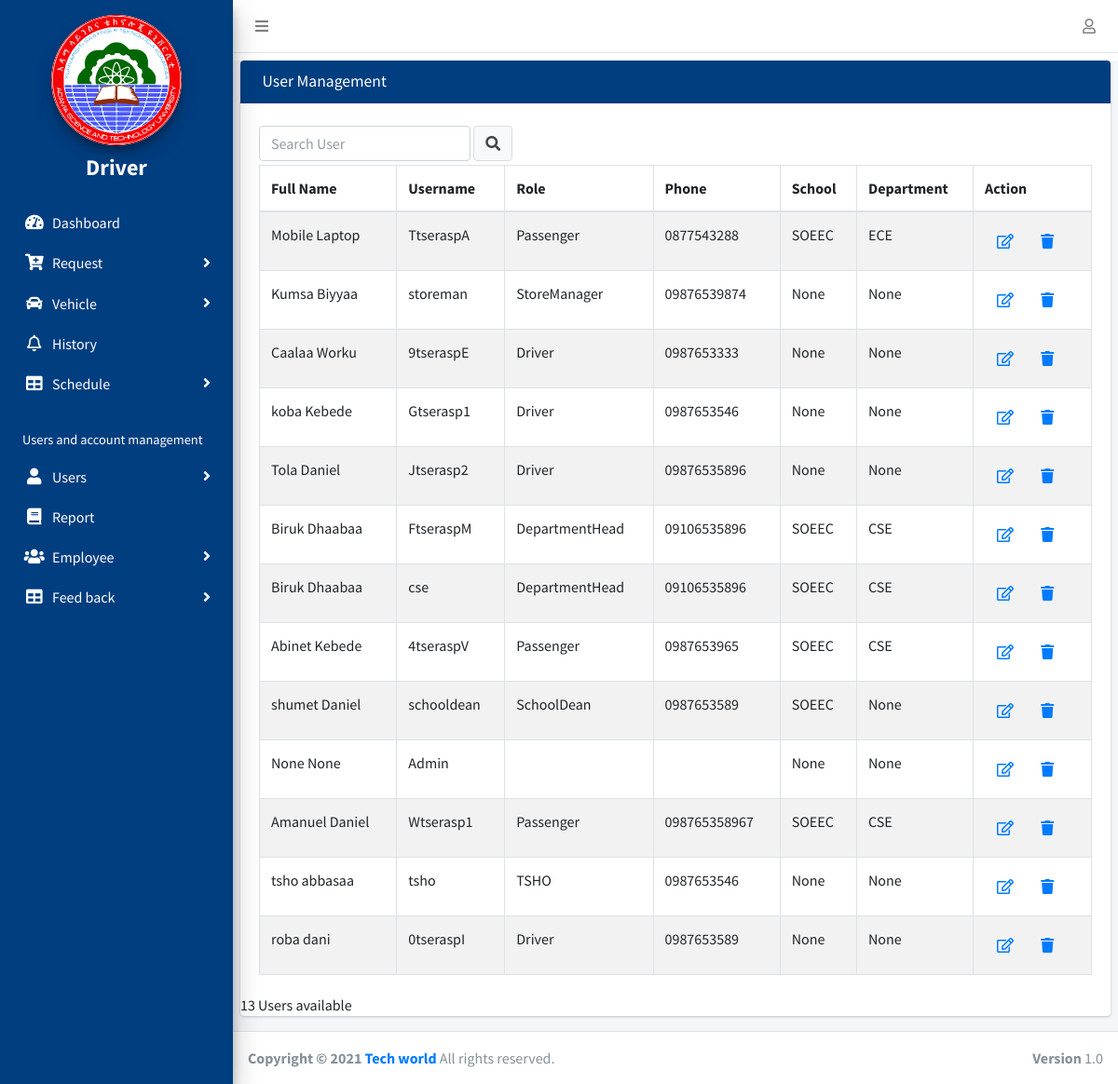
The page /account/manage (signed in) on the database its author committed.
### Trequest/models.py (models this page shows, shortened)
class MyUser(AbstractUser):
    first_name = models.CharField(max_length=100, null=True)
    last_name = models.CharField(max_length=100, null=True)
    email = models.EmailField(null=True, blank=True)
    ROLE = (
        ('Passenger', 'Passenger'),
        ('TSHO', 'TSHO'),
        ('Mechanic', 'Mechanic'),
        ('Driver', 'Driver'),
        ('StoreManager', 'Store Manager'),
        ('SchoolDean', 'School Dean'),
        ('DepartmentHead', 'Department Head'),
        ('VicePresident', 'Vice President'),
    )
    phone_regex = RegexValidator(
        regex=r'^\+?1?\d{10,15}$',
        message='Phone number must be entered in the format : 0987654321 or +251987654321 up to 15 digits allowed'
    )
    phone = models.CharField(
        validators=[phone_regex], max_length=15, blank=True)
    school = models.ForeignKey(
        School, on_delete=models.SET_NULL, blank=True, null=True)
    department = models.ForeignKey(
        Department, on_delete=models.SET_NULL, blank=True, null=True)
    role = models.CharField(max_length=200, choices=ROLE)
    date_registered = models.DateField(auto_now_add=True, null=True)

class School(models.Model):
    name = models.CharField(max_length=100, null=True, blank=True, unique=True)
    def __str__(self):
        return self.name

class Department(models.Model):
    school = models.ForeignKey(School, on_delete=models.CASCADE)
    name = models.CharField(max_length=100, null=True, blank=True, unique=True)
    def __str__(self):
        return self.name

### Trequest/views.py (the view)
# urls.py: path('account/manage', views.account_management, name='account'),
def account_management(request):
    account = MyUser.objects.all().order_by('-date_registered')
    total_account = account.count()
    query = request.GET.get('q')
    if query:
        account = MyUser.objects.filter(Q(first_name__icontains=query) |
                                    Q(last_name__icontains=query) |
                                    Q(role__icontains=query) |
                                    Q(username__icontains=query))
    context = {'account': account,
               'total_account': total_account,
               }
    return render(request, 'Trequest/account_management.html', context)

### Trequest/templates/Trequest/account_management.html (shortened to what this page needs)
{% extends 'Trequest/base.html' %}
{% load static%}
{% block content %}
  <div class="content-wrapper mt-2">
    <section class="content">
      <div class="row">
        <div class="col-12 ">
          <div class="card">
            <div class="card-header mb-1" style="background:#003e80;color:#fff">
                <h3 class="card-title"> User Management</h3>
              </div>
            <div class="card-body">
              <div class="row">
                  <div class="col-sm-12">
                    <div id="example1_filter" class="form-inline">
                      <form action="" method="get">
                        <input type="text" class="form-control" name="q" placeholder="Search User">
                      <button class="btn btn-default" type="submit"> <i class="  fas fa-search"></i></button>
                    </form>
                    </div>
                  </div>
                </div>
              <table id="example1" class="table table-bordered table-striped DataTable mt-1" role="grid" aria-describedby="example1_info">
                <thead>
                <tr>
                  <th>Full Name</th>
                  <th>Username</th>
                  <th>Role</th>
                  <th>Phone</th>
                  <th>School</th>
                  <th>Department</th>
                  <th>Action</th>
                </tr>
                </thead>
                <tbody>
               {% for acc in account %}
                <tr>
                  <td>{{acc.get_full_name}}</td>
                  <td>{{acc.username}}</td>
                  <td>{{acc.role}}</td>
                  <td>{{acc.phone}}</td>
                  <td>{{acc.school}}</td>
                  <td>{{acc.department}}</td>
                    <td><a href="{% url 'detail-account' acc.username %}" class="btn btn-link"> <i class="nav-icon far fa-edit"></i></a>
                        <a href="{% url 'delete-account' acc.id %}" class="delete btn btn-link"> <i class="nav-icon fa fa-trash"></i></a></td>
                </tr>
                {% empty %}
                <table>
                         <td style="color: red;">Not Found</td>
                </table>
               {% endfor %}
              </table>
            </div>
            <div>{{ total_account }} Users available</div>
          </div>
        </div>
      </div>
    </section>
  </div>
</div>
{% endblock content %}

### Trequest/templates/Trequest/base.html (shortened to what this page needs)
{% load static %}
<!DOCTYPE html>
<html>
  <head>
    <link
      rel="stylesheet"
      href="{% static 'plugins/fontawesome-free/css/all.min.css' %}"
    />
    <link
      rel="stylesheet"
      href=" https://code.ionicframework.com/ionicons/2.0.1/css/ionicons.min.css"
    />
    <link
      rel="stylesheet"
      href="{% static 'plugins/tempusdominus-bootstrap-4/css/tempusdominus-bootstrap-4.min.css' %}"
    />
    <link
      rel="stylesheet"
      href="{% static 'plugins/icheck-bootstrap/icheck-bootstrap.min.css' %}"
    />
    <link
      rel="stylesheet"
      href="{% static 'plugins/jqvmap/jqvmap.min.css' %}"
    />
    <link rel="stylesheet" href="{% static 'dist/css/adminlte.min.css' %}" />
    <link
      rel="stylesheet"
      href="{% static 'plugins/overlayScrollbars/css/OverlayScrollbars.min.css' %}"
    />
    <link
      rel="stylesheet"
      href="{% static 'plugins/daterangepicker/daterangepicker.css' %}"
    />
    <link
      rel="stylesheet"
      href="{% static 'plugins/summernote/summernote-bs4.css' %}"
    />
    <link
      rel="stylesheet"
      href="{% static 'plugins/datatables-bs4/css/dataTables.bootstrap4.css' %}"
    />
  </head>
  <body class="hold-transition sidebar-mini layout-fixed">
    <div class="wrapper">
      <nav class="main-header navbar navbar-expand navbar-white navbar-light">
        <ul class="navbar-nav">
          <li class="nav-item">
            <a class="nav-link" data-widget="pushmenu" href="#"
              ><i class="fas fa-bars"></i
            ></a>
          </li>
        </ul>
        <ul class="navbar-nav ml-auto">
          <li class="nav-item dropdown">
            <a class="nav-link" data-toggle="dropdown" href="#"
              ><i class="far fa-user"></i
            ></a>
          </li>
        </ul>
      </nav>
      <aside
        class="main-sidebar elevation-4"
        style="background: #003e80; color: white"
      >
        <div class="sidebar" style="color: white">
          <div class="user-panel mt-3 pb-3 mb-3s">
            <a href="{% url 'index' %}">
              <div style="text-align: center">
                <img
                  src="{% static 'dist/img/astu_logo.svg' %}"
                  alt="Astu Logo"
                  style="width: 60%; height: auto; background: white"
                  class="brand-image img-circle elevation-3"
                />
                <h5 style="margin-top: 10px; color: white; font-size: 2vw">
                  <strong>{{request.user.role}}</strong>
                </h5>
              </div>
            </a>
          </div>
          <nav>
            <ul
              class="nav nav-pills nav-sidebar flex-column"
              data-widget="treeview"
              role="menu"
              data-accordion="false"
            >
              <li class="nav-item has-treeview menu-open">
                <a href="{% url 'index' %}" class="list nav-link">
                  <i class="side nav-icon fas fa-tachometer-alt"></i>
                  <p style="color: white">Dashboard</p>
                </a>
              </li>
              <li class="nav-item has-treeview">
                <a href="#" class="list nav-link">
                  <i class="side nav-icon fa fa-cart-plus"></i>
                  <p style="color: white">
                    Request
                    <i class="fas fa-angle-right right"></i>
                  </p>
                </a>
              </li>
              <li class="nav-item has-treeview">
                <a href="#" class="list nav-link">
                  <i class="side nav-icon fas fa-car"></i>
                  <p style="color: white">
                    Vehicle
                    <i class="right fas fa-angle-right"></i>
                  </p>
                </a>
              </li>
              <li class="nav-item has-treeview">
                <a href="{% url 'history' %}" class="list nav-link">
                  <i class="side nav-icon far fa-bell"></i>
                  <p style="color: white">History</p>
                </a>
              </li>
              <li class="nav-item has-treeview">
                <a href="#" class="list nav-link">
                  <i class="side nav-icon fas fa-table"></i>
                  <p style="color: white">
                    Schedule
                    <i class="fas fa-angle-right right"></i>
                  </p>
                </a>
              </li>
              <li class="nav-header">Users and account management</li>
              <li class="nav-item has-treeview">
                <a href="#" class="list nav-link">
                  <i class="side nav-icon fas fa-user"></i>
                  <p style="color: white">
                    Users
                    <i class="fas fa-angle-right right"></i>
                  </p>
                </a>
              </li>
              <li class="nav-item has-treeview">
                <a href="{% url 'report' %}" class="list nav-link">
                  <i class="side nav-icon fa fa-book"></i>
                  <p style="color: white">Report</p>
                </a>
              </li>
              <li class="nav-item has-treeview">
                <a href="#" class="list nav-link">
                  <i class="side nav-icon fas fa-users"></i>
                  <p style="color: white">
                    Employee
                    <i class="fas fa-angle-right right"></i>
                  </p>
                </a>
              </li>
               <li class="nav-item has-treeview">
                    <a href="#" class="list nav-link">
                      <i class="side nav-icon fas fa-table"></i>
                      <p style="color: white">
                        Feed back
                        <i class="fas fa-angle-right right"></i>
                      </p>
                    </a>
                  </li>
            </ul>
          </nav>
        </div>
      </aside>
      {% block content %}
      {% endblock content %}
      {% include 'Trequest/footer.html' %}
  </body>
</html>

### Trequest/templates/Trequest/base.html (style rules this page uses)
.side { color: white; }

### rows shown on the page
MyUser: user.role "Driver", get_full_name "Caalaa Worku", username "9tseraspE", role "Driver", phone "0987653333", school "None", department "None"
MyUser: get_full_name "Mobile Laptop", username "TtseraspA", role "Passenger", phone "0877543288", school "SOEEC", department "ECE"
MyUser: get_full_name "Kumsa Biyyaa", username "storeman", role "StoreManager", phone "09876539874", school "None", department "None"
MyUser: get_full_name "koba Kebede", username "Gtserasp1", role "Driver", phone "0987653546", school "None", department "None"
MyUser: get_full_name "Tola Daniel", username "Jtserasp2", role "Driver", phone "09876535896", school "None", department "None"
MyUser: get_full_name "Biruk Dhaabaa", username "FtseraspM", role "DepartmentHead", phone "09106535896", school "SOEEC", department "CSE"
MyUser: get_full_name "Biruk Dhaabaa", username "cse", role "DepartmentHead", phone "09106535896", school "SOEEC", department "CSE"
MyUser: get_full_name "Abinet Kebede", username "4tseraspV", role "Passenger", phone "0987653965", school "SOEEC", department "CSE"
MyUser: get_full_name "shumet Daniel", username "schooldean", role "SchoolDean", phone "0987653589", school "SOEEC", department "None"
MyUser: get_full_name "None None", username "Admin", school "None", department "None"
MyUser: get_full_name "Amanuel Daniel", username "Wtserasp1", role "Passenger", phone "098765358967", school "SOEEC", department "CSE"
MyUser: get_full_name "tsho abbasaa", username "tsho", role "TSHO", phone "0987653546", school "None", department "None"
MyUser: get_full_name "roba dani", username "0tseraspI", role "Driver", phone "0987653589", school "None", department "None"

### other values the page prints
{{ total_account }} "13"
